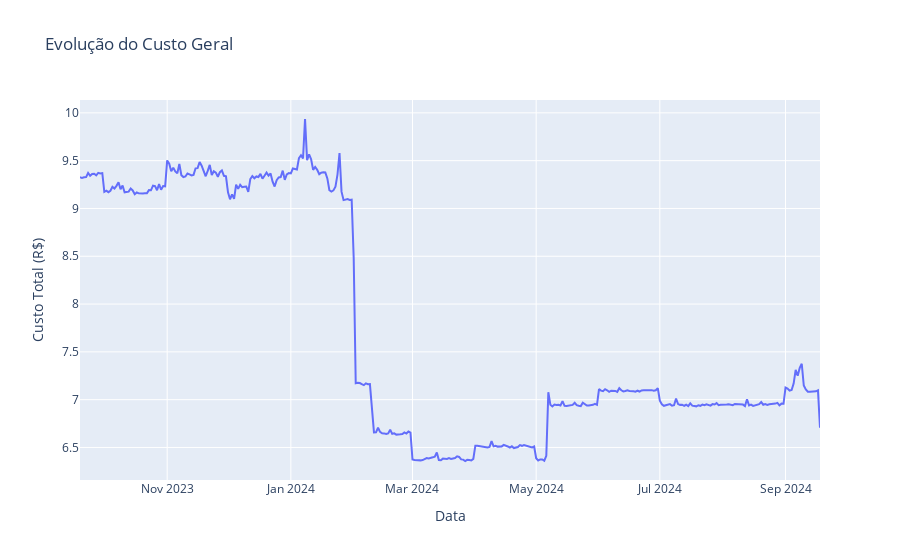
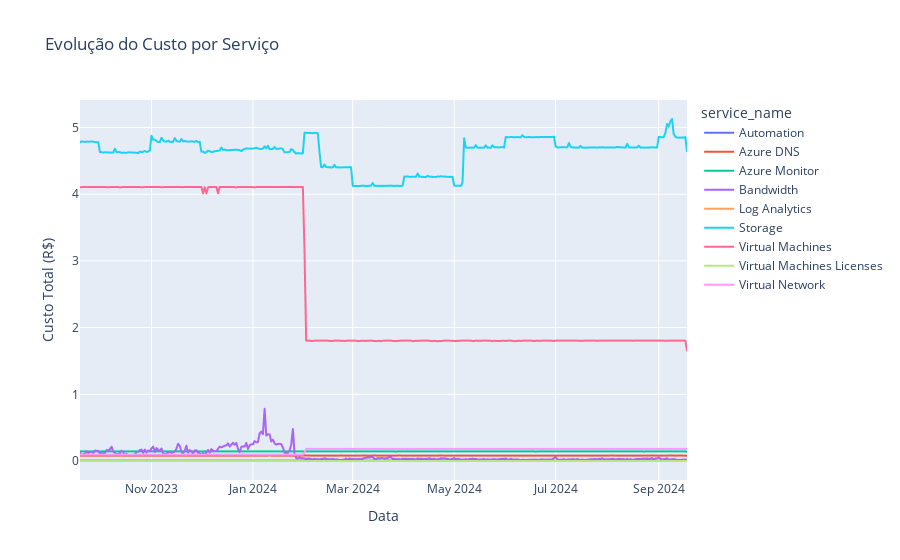

Notebook code cell kept with these figures, in order:
### Code cell
df_line_2 = df_new.loc[:,['cost','date','service_name']]\
                        .groupby(['date'])\
                        .sum().sort_values(by='date').reset_index()

fig = px.line(
    data_frame= df_line_2,
    x = 'date',
    y = 'cost',
    title='Evolução do Custo Geral',
    labels={'date': 'Data', 'cost': 'Custo Total (R$)'}
)
fig.show()

df_line_2 = df_new.loc[:,['cost','date','service_name']]\
                        .groupby(['date','service_name'])\
                        .sum().sort_values(by='date').reset_index()

fig = px.line(
    data_frame= df_line_2,
    x = 'date',
    y = 'cost',
    color='service_name',
    title='Evolução do Custo por Serviço',
    labels={'date': 'Data', 'cost': 'Custo Total (R$)'}
)
fig.show()

### Figure 1 — Plotly figure (JSON) as saved in the notebook; plotly's stock layout.template omitted (floating-point values rounded to 4 significant figures; data arrays with more than 128 entries replaced by an {"elided": "..."} marker saying what was removed)
{"data": [{"hovertemplate": "Data=%{x}<br>Custo Total (R$)=%{y}<extra></extra>", "legendgroup": "", "line": {"color": "#636efa", "dash": "solid"}, "marker": {"symbol": "circle"}, "mode": "lines", "name": "", "orientation": "v", "showlegend": false, "type": "scatter", "x": {"elided": "366 str values"}, "xaxis": "x", "y": {"elided": "366 float values"}, "yaxis": "y"}], "layout": {"legend": {"tracegroupgap": 0}, "title": {"text": "Evolução do Custo Geral"}, "xaxis": {"anchor": "y", "domain": [0, 1], "title": {"text": "Data"}}, "yaxis": {"anchor": "x", "domain": [0, 1], "title": {"text": "Custo Total (R$)"}}}}

### Figure 2 — Plotly figure (JSON) as saved in the notebook; plotly's stock layout.template omitted (floating-point values rounded to 4 significant figures; data arrays with more than 128 entries replaced by an {"elided": "..."} marker saying what was removed)
{"data": [{"hovertemplate": "service_name=Automation<br>Data=%{x}<br>Custo Total (R$)=%{y}<extra></extra>", "legendgroup": "Automation", "line": {"color": "#636efa", "dash": "solid"}, "marker": {"symbol": "circle"}, "mode": "lines", "name": "Automation", "showlegend": true, "type": "scattergl", "x": {"elided": "366 str values"}, "xaxis": "x", "y": {"elided": "366 float values"}, "yaxis": "y"}, {"hovertemplate": "service_name=Azure DNS<br>Data=%{x}<br>Custo Total (R$)=%{y}<extra></extra>", "legendgroup": "Azure DNS", "line": {"color": "#EF553B", "dash": "solid"}, "marker": {"symbol": "circle"}, "mode": "lines", "name": "Azure DNS", "showlegend": true, "type": "scattergl", "x": {"elided": "366 str values"}, "xaxis": "x", "y": {"elided": "366 float values"}, "yaxis": "y"}, {"hovertemplate": "service_name=Azure Monitor<br>Data=%{x}<br>Custo Total (R$)=%{y}<extra></extra>", "legendgroup": "Azure Monitor", "line": {"color": "#00cc96", "dash": "solid"}, "marker": {"symbol": "circle"}, "mode": "lines", "name": "Azure Monitor", "showlegend": true, "type": "scattergl", "x": {"elided": "366 str values"}, "xaxis": "x", "y": {"elided": "366 float values"}, "yaxis": "y"}, {"hovertemplate": "service_name=Bandwidth<br>Data=%{x}<br>Custo Total (R$)=%{y}<extra></extra>", "legendgroup": "Bandwidth", "line": {"color": "#ab63fa", "dash": "solid"}, "marker": {"symbol": "circle"}, "mode": "lines", "name": "Bandwidth", "showlegend": true, "type": "scattergl", "x": {"elided": "366 str values"}, "xaxis": "x", "y": {"elided": "366 float values"}, "yaxis": "y"}, {"hovertemplate": "service_name=Log Analytics<br>Data=%{x}<br>Custo Total (R$)=%{y}<extra></extra>", "legendgroup": "Log Analytics", "line": {"color": "#FFA15A", "dash": "solid"}, "marker": {"symbol": "circle"}, "mode": "lines", "name": "Log Analytics", "showlegend": true, "type": "scattergl", "x": {"elided": "366 str values"}, "xaxis": "x", "y": {"elided": "366 float values"}, "yaxis": "y"}, {"hovertemplate": "service_name=Storage<br>Data=%{x}<br>Custo Total (R$)=%{y}<extra></extra>", "legendgroup": "Storage", "line": {"color": "#19d3f3", "dash": "solid"}, "marker": {"symbol": "circle"}, "mode": "lines", "name": "Storage", "showlegend": true, "type": "scattergl", "x": {"elided": "366 str values"}, "xaxis": "x", "y": {"elided": "366 float values"}, "yaxis": "y"}, {"hovertemplate": "service_name=Virtual Machines<br>Data=%{x}<br>Custo Total (R$)=%{y}<extra></extra>", "legendgroup": "Virtual Machines", "line": {"color": "#FF6692", "dash": "solid"}, "marker": {"symbol": "circle"}, "mode": "lines", "name": "Virtual Machines", "showlegend": true, "type": "scattergl", "x": {"elided": "366 str values"}, "xaxis": "x", "y": {"elided": "366 float values"}, "yaxis": "y"}, {"hovertemplate": "service_name=Virtual Machines Licenses<br>Data=%{x}<br>Custo Total (R$)=%{y}<extra></extra>", "legendgroup": "Virtual Machines Licenses", "line": {"color": "#B6E880", "dash": "solid"}, "marker": {"symbol": "circle"}, "mode": "lines", "name": "Virtual Machines Licenses", "showlegend": true, "type": "scattergl", "x": {"elided": "366 str values"}, "xaxis": "x", "y": {"elided": "366 int values"}, "yaxis": "y"}, {"hovertemplate": "service_name=Virtual Network<br>Data=%{x}<br>Custo Total (R$)=%{y}<extra></extra>", "legendgroup": "Virtual Network", "line": {"color": "#FF97FF", "dash": "solid"}, "marker": {"symbol": "circle"}, "mode": "lines", "name": "Virtual Network", "showlegend": true, "type": "scattergl", "x": {"elided": "366 str values"}, "xaxis": "x", "y": {"elided": "366 float values"}, "yaxis": "y"}], "layout": {"legend": {"title": {"text": "service_name"}, "tracegroupgap": 0}, "title": {"text": "Evolução do Custo por Serviço"}, "xaxis": {"anchor": "y", "domain": [0, 1], "title": {"text": "Data"}}, "yaxis": {"anchor": "x", "domain": [0, 1], "title": {"text": "Custo Total (R$)"}}}}
